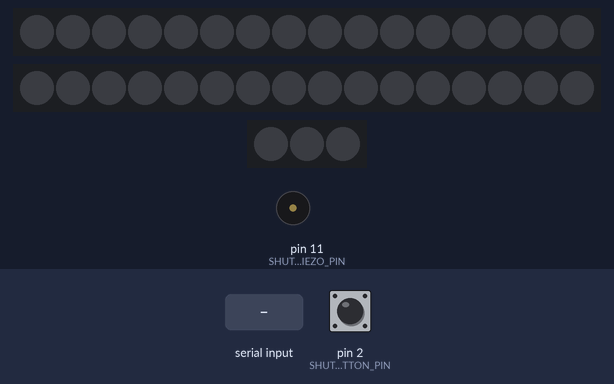
Recording of a sketch running on a simulated Arduino Uno, built with avr-gcc and run on an emulated ATmega328P. Parts: 2 × 16 RGB LEDs in strip order, left to right, 3 RGB LEDs in strip order, left to right, buzzer (waves = sounding). The test bench sets the inputs (shaded band); at power-on: pin 2 (SHUTDOWN_BUTTON_PIN) HIGH. Dim RGB values are drawn brighter than linear; random numbers use the default seed unless the sketch sets one; what the sketch prints to the serial monitor is not drawn.

Above: at 22.9 s.
23.0 s: byte 73 (STATE_IDLE) received over Serial
At 43.8 s:
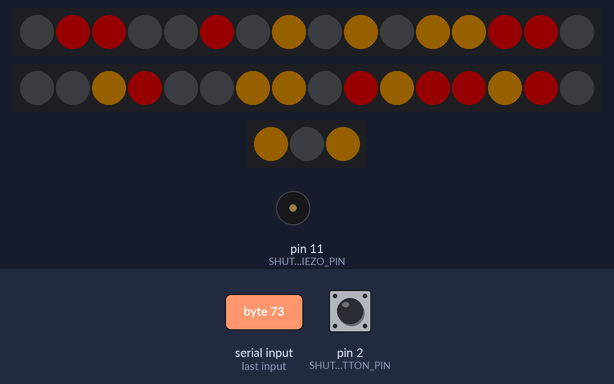
44.1 s: byte 76 (STATE_ALEXA_LISTENING) received over Serial
At 64.5 s:
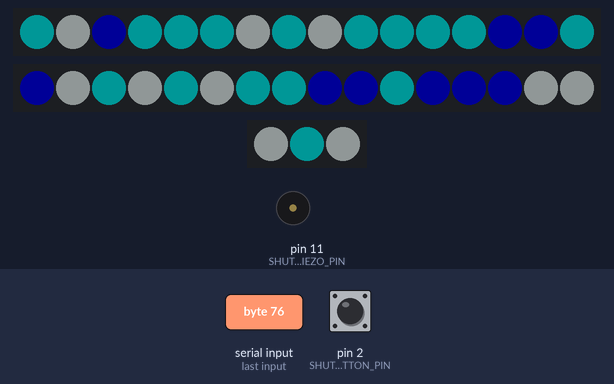
64.7 s: byte 84 (STATE_ALEXA_THINKING) received over Serial
At 85.4 s:
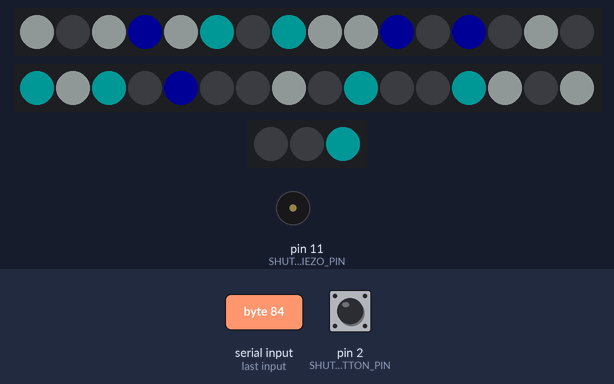
Timing chart, 0 to 96.5 s (numbered marks = the images above; inputs shaded):
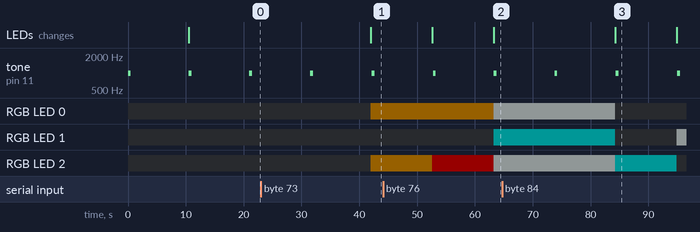

Measured:
- after the input at 23.0 s, RGB LED 0, RGB LED 2: off → RGB(22, 14, 0) after 19.0 s; the LEDs: change after 19.0 s (image 1)
- after the input at 64.7 s, RGB LED 0: RGB(21, 22, 22) → off after 19.6 s; RGB LED 1: RGB(0, 22, 22) → off after 19.6 s, → RGB(21, 22, 22) 10.6 s later; RGB LED 2: RGB(21, 22, 22) → RGB(0, 22, 22) after 19.6 s, → off 10.6 s later; the LEDs: change after 19.6 s (image 3)
- by itself, tone on pin 11 (SHUTDOWN_PIEZO_PIN): alternates 1000 Hz for 0.50 s and silent for 10.1 s

The sketch:

WOPRleds.ino
```cpp
#include <FastLED.h>
#include <Bounce2.h>

#define SHUTDOWN_BUTTON_PIN 2
#define SHUTDOWN_PIEZO_PIN 11
#define SHUTDOWN_BUTTON_INTERVAL_MILLIS 3000
#define SHUTDOWN_BUZZ_MILLIS 500
#define SHUTDOWN_BUZZ_TONE 1000
#define SHUTDOWN_TIMEOUT_MILLIS 10000
#define STATE_SHUTDOWN 'D'

#define NUM_RAIL_STRIPS 2
#define NUM_LEDS_PER_RAIL_STRIP 16

#define NUM_EYES_STRIPS 1
#define NUM_LEDS_PER_EYES_STRIP 3

#define LED_BRIGHTNESS 22
#define LED_ON_OFF_RND_RANGE 100

#define LED_PROCESSING_DELAY_MILLIS 125
#define LED_LISTEN_DELAY_MILLIS 250

#define RAIL_1_STRIP_PIN 12
#define RAIL_2_STRIP_PIN 13
#define EYES_1_STRIP_PIN 10

#define SATE_UNASSIGNED '-'

#define STATE_IDLE 'I'
#define NUM_IDLE_COLORS 2
CRGB::HTMLColorCode woprProcessingColors[NUM_IDLE_COLORS] = {CRGB::Red, CRGB::Orange};

#define STATE_ALEXA_ERROR 'E'
#define STATE_ALEXA_SPEAKING 'S'
#define LED_PULSE_DELAY_MILLIS 2
int pluseAdjustmentStepCount = 0;
int pulseAdjustmentDirection = -1; // start by adjusting down
CRGB speakingBaseColor = CRGB::Blue;
CRGB errorBaseColor = CRGB::Red;

#define STATE_ALEXA_THINKING 'T'
#define STATE_ALEXA_LISTENING 'L'
#define NUM_LISTEN_COLORS 3
CRGB::HTMLColorCode woprBlueColors[NUM_LISTEN_COLORS] = {CRGB::Blue, CRGB::Aqua, CRGB::Azure};

CRGB ledRail[NUM_RAIL_STRIPS][NUM_LEDS_PER_RAIL_STRIP];
CRGB ledEyes[NUM_EYES_STRIPS][NUM_LEDS_PER_EYES_STRIP];

char currentState;
char lastState;

// Instantiate a Bounce object for shutdown button
Bounce shutdownDebouncer = Bounce();

void setup() {
  // Setup the shutdown button with an internal pull-up and attach shutdownDebouncer with time interval:
  pinMode(SHUTDOWN_BUTTON_PIN,INPUT_PULLUP);
  shutdownDebouncer.attach(SHUTDOWN_BUTTON_PIN);
  shutdownDebouncer.interval(SHUTDOWN_BUTTON_INTERVAL_MILLIS);
  pinMode(SHUTDOWN_PIEZO_PIN, OUTPUT); // for shutdown sound

  FastLED.addLeds<NEOPIXEL, RAIL_1_STRIP_PIN>(ledRail[0], NUM_LEDS_PER_RAIL_STRIP);
  FastLED.addLeds<NEOPIXEL, RAIL_2_STRIP_PIN>(ledRail[1], NUM_LEDS_PER_RAIL_STRIP);
  FastLED.addLeds<NEOPIXEL, EYES_1_STRIP_PIN>(ledEyes[0], NUM_LEDS_PER_EYES_STRIP);
  LEDS.setBrightness(LED_BRIGHTNESS);
  currentState = SATE_UNASSIGNED;
  lastState = SATE_UNASSIGNED;

  Serial.begin(9600);
}

void loop() {
  handleSerial();
  handleShutdown();

  switch (currentState) {
    case STATE_IDLE:
      woprStandbyLights();
      break;
    case STATE_ALEXA_LISTENING:
      if (lastState != currentState) {
        alexaListenLights();
      }
      break;
    case STATE_ALEXA_THINKING:
      // set the lights for thinking
      alexaThinkingLights();
      break;
    case STATE_ALEXA_SPEAKING:
      if (lastState != currentState) {
        allLightsTo(speakingBaseColor);
      }
      alexaSpeakingLights();
      break;
    case STATE_ALEXA_ERROR:
      if (lastState != currentState) {
        allLightsTo(errorBaseColor);
      }
      alexaErrorLights();
      break;
    case SATE_UNASSIGNED:
      allLightsTo(CRGB::Black);
      break;
  }

  lastState = currentState;
}

void handleShutdown() {
  shutdownDebouncer.update();
  // Turn on the LED if either button is pressed :
  if (shutdownDebouncer.read() == HIGH) {
    tone(SHUTDOWN_PIEZO_PIN, SHUTDOWN_BUZZ_TONE);
    delay(SHUTDOWN_BUZZ_MILLIS);
    noTone(SHUTDOWN_PIEZO_PIN);
    Serial.write(STATE_SHUTDOWN); // send shutdown command over serial
    delay(SHUTDOWN_TIMEOUT_MILLIS); // set a delay to wait for shutdown (i.e. back to normal if shutdown doesn't occur)
  }
}

void handleSerial() {
  while (Serial.available() > 0) {
    char incomingCharacter = Serial.read();
    switch (incomingCharacter) {
      case STATE_IDLE:
      case STATE_ALEXA_LISTENING:
      case STATE_ALEXA_THINKING:
      case STATE_ALEXA_SPEAKING:
      case STATE_ALEXA_ERROR:
        currentState = incomingCharacter;
        break;
      default:
        currentState = SATE_UNASSIGNED;
        break;
    }
  }
}

void alexaSpeakingLights() {
  // for each strip
  for (int x = 0; x < NUM_RAIL_STRIPS; x++) {
    // for each led in rail strip
    for (int i = 0; i < NUM_LEDS_PER_RAIL_STRIP; i++) {
      if (pulseAdjustmentDirection == -1) {
        ledRail[x][i] += CHSV(0, 1, 1);
      } else {
        ledRail[x][i] -= CHSV(0, 1, 1);
      }
    }
  }

  for (int x = 0; x < NUM_EYES_STRIPS; x++) {
    // for each led in eyes strip
    for (int i = 0; i < NUM_LEDS_PER_EYES_STRIP; i++) {
      if (pulseAdjustmentDirection == -1) {
        ledEyes[x][i] += CHSV(0, 1, 1);
      } else {
        ledEyes[x][i] -= CHSV(0, 1, 1);
      }
    }
  }

  pluseAdjustmentStepCount++;
  if (pluseAdjustmentStepCount >= 200) {
    pluseAdjustmentStepCount = 0;
    pulseAdjustmentDirection *= -1;
  }

  FastLED.show();
  FastLED.delay(LED_PULSE_DELAY_MILLIS);
}

void alexaThinkingLights() {
  // for each rail strip
  for (int x = 0; x < NUM_RAIL_STRIPS; x++) {
    // for each led in rail strip
    for (int i = 0; i < NUM_LEDS_PER_RAIL_STRIP; i++) {
      if (random8(100) > 40) {
        // switching current rail led on
        ledRail[x][i] = woprBlueColors[random8(NUM_LISTEN_COLORS)];
      } else {
        // switch rail led off
        ledRail[x][i] = CRGB::Black;
      }
    }
  }

  // for each eyes strip
  for (int x = 0; x < NUM_EYES_STRIPS; x++) {
    // for each led in eyes strip
    for (int i = 0; i < NUM_LEDS_PER_EYES_STRIP; i++) {
      if (random8(100) > 40) {
        // switching current eyes led on
        ledEyes[x][i] = woprBlueColors[random8(NUM_LISTEN_COLORS)];
      } else {
        // switch eyes led off
        ledEyes[x][i] = CRGB::Black;
      }
    }
  }

  FastLED.show();
  FastLED.delay(LED_PROCESSING_DELAY_MILLIS);
}

void alexaErrorLights() {
  // for each strip
  for (int x = 0; x < NUM_RAIL_STRIPS; x++) {
    // for each led in rail strip
    for (int i = 0; i < NUM_LEDS_PER_RAIL_STRIP; i++) {
      if (pulseAdjustmentDirection == -1) {
        ledRail[x][i] += CHSV(0, 1, 1);
      } else {
        ledRail[x][i] -= CHSV(0, 1, 1);
      }
    }
  }

  for (int x = 0; x < NUM_EYES_STRIPS; x++) {
    // for each led in eyes strip
    for (int i = 0; i < NUM_LEDS_PER_EYES_STRIP; i++) {
      if (pulseAdjustmentDirection == -1) {
        ledEyes[x][i] += CHSV(0, 1, 1);
      } else {
        ledEyes[x][i] -= CHSV(0, 1, 1);
      }
    }
  }

  pluseAdjustmentStepCount++;
  if (pluseAdjustmentStepCount >= 200) {
    pluseAdjustmentStepCount = 0;
    pulseAdjustmentDirection *= -1;
  }

  FastLED.show();
  FastLED.delay(LED_PULSE_DELAY_MILLIS);
}

void alexaListenLights() {
  // for each rail strip
  for (int x = 0; x < NUM_RAIL_STRIPS; x++) {
    // for each led in rail strip
    for (int i = 0; i < NUM_LEDS_PER_RAIL_STRIP; i++) {
      // switching current rail led on
      ledRail[x][i] = woprBlueColors[random8(NUM_LISTEN_COLORS)];
    }
  }

  // for each eyes strip
  for (int x = 0; x < NUM_EYES_STRIPS; x++) {
    // for each led in eye strip
    for (int i = 0; i < NUM_LEDS_PER_EYES_STRIP; i++) {
      // switching current eyes led on
      ledEyes[x][i] = woprBlueColors[random8(NUM_LISTEN_COLORS)];
    }
  }

  FastLED.show();
}

void woprStandbyLights() {
  // for each rail strip
  for (int x = 0; x < NUM_RAIL_STRIPS; x++) {
    // for each led in rail strip
    for (int i = 0; i < NUM_LEDS_PER_RAIL_STRIP; i++) {
      if (random8(100) > 40) {
        // switching current rail led on
        ledRail[x][i] = woprProcessingColors[random8(NUM_IDLE_COLORS)];
      } else {
        // switch rail led off
        ledRail[x][i] = CRGB::Black;
      }
    }
  }

  // for each eyes strip
  for (int x = 0; x < NUM_EYES_STRIPS; x++) {
    // for each led in eyes strip
    for (int i = 0; i < NUM_LEDS_PER_EYES_STRIP; i++) {
      if (random8(100) > 40) {
        // switching current eyes led on
        ledEyes[x][i] = woprProcessingColors[random8(NUM_IDLE_COLORS)];
      } else {
        // switch eyes led off
        ledEyes[x][i] = CRGB::Black;
      }
    }
  }

  FastLED.show();
  FastLED.delay(LED_PROCESSING_DELAY_MILLIS);
}

void allLightsTo(CRGB color) {
  // for each rail strip
  for (int x = 0; x < NUM_RAIL_STRIPS; x++) {
    fill_solid(ledRail[x], NUM_LEDS_PER_RAIL_STRIP, color);
  }

  // for each eyes strip
  for (int x = 0; x < NUM_EYES_STRIPS; x++) {
    fill_solid(ledEyes[x], NUM_LEDS_PER_EYES_STRIP, color);
  }
  FastLED.show();
}
```
